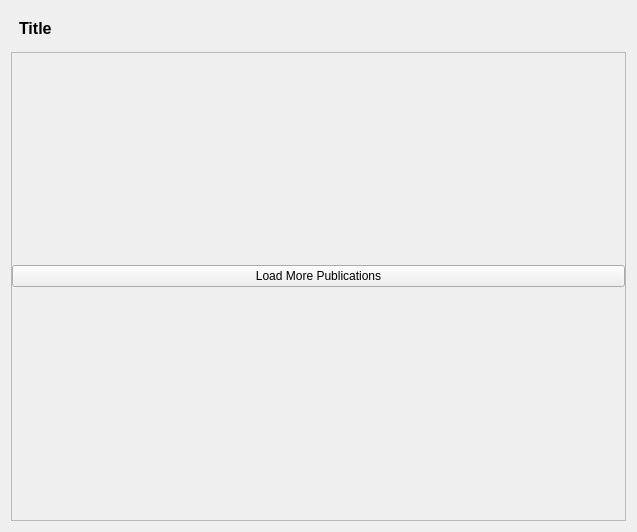
<?xml version="1.0" encoding="UTF-8"?>
<ui version="4.0">
 <class>Form</class>
 <widget class="QWidget" name="Form">
  <property name="geometry">
   <rect>
    <x>0</x>
    <y>0</y>
    <width>637</width>
    <height>532</height>
   </rect>
  </property>
  <property name="windowTitle">
   <string>Form</string>
  </property>
  <layout class="QVBoxLayout" name="verticalLayout_2">
   <item>
    <layout class="QHBoxLayout" name="title_layout">
     <property name="leftMargin">
      <number>8</number>
     </property>
     <property name="topMargin">
      <number>8</number>
     </property>
     <property name="rightMargin">
      <number>8</number>
     </property>
     <property name="bottomMargin">
      <number>8</number>
     </property>
     <item>
      <widget class="QLabel" name="title_label">
       <property name="font">
        <font>
         <pointsize>12</pointsize>
         <weight>75</weight>
         <bold>true</bold>
        </font>
       </property>
       <property name="text">
        <string>Title</string>
       </property>
       <property name="textInteractionFlags">
        <set>Qt::LinksAccessibleByMouse|Qt::TextSelectableByMouse</set>
       </property>
      </widget>
     </item>
    </layout>
   </item>
   <item>
    <widget class="QScrollArea" name="scroll_area">
     <property name="widgetResizable">
      <bool>true</bool>
     </property>
     <widget class="QWidget" name="scrollAreaWidgetContents">
      <property name="geometry">
       <rect>
        <x>0</x>
        <y>0</y>
        <width>613</width>
        <height>463</height>
       </rect>
      </property>
      <layout class="QGridLayout" name="pub_thumb_grid_layout">
       <property name="leftMargin">
        <number>0</number>
       </property>
       <property name="topMargin">
        <number>0</number>
       </property>
       <property name="rightMargin">
        <number>0</number>
       </property>
       <property name="bottomMargin">
        <number>20</number>
       </property>
       <item row="2" column="0">
        <widget class="QPushButton" name="load_more_button">
         <property name="text">
          <string>Load More Publications</string>
         </property>
        </widget>
       </item>
      </layout>
     </widget>
    </widget>
   </item>
  </layout>
 </widget>
 <resources/>
 <connections/>
</ui>
